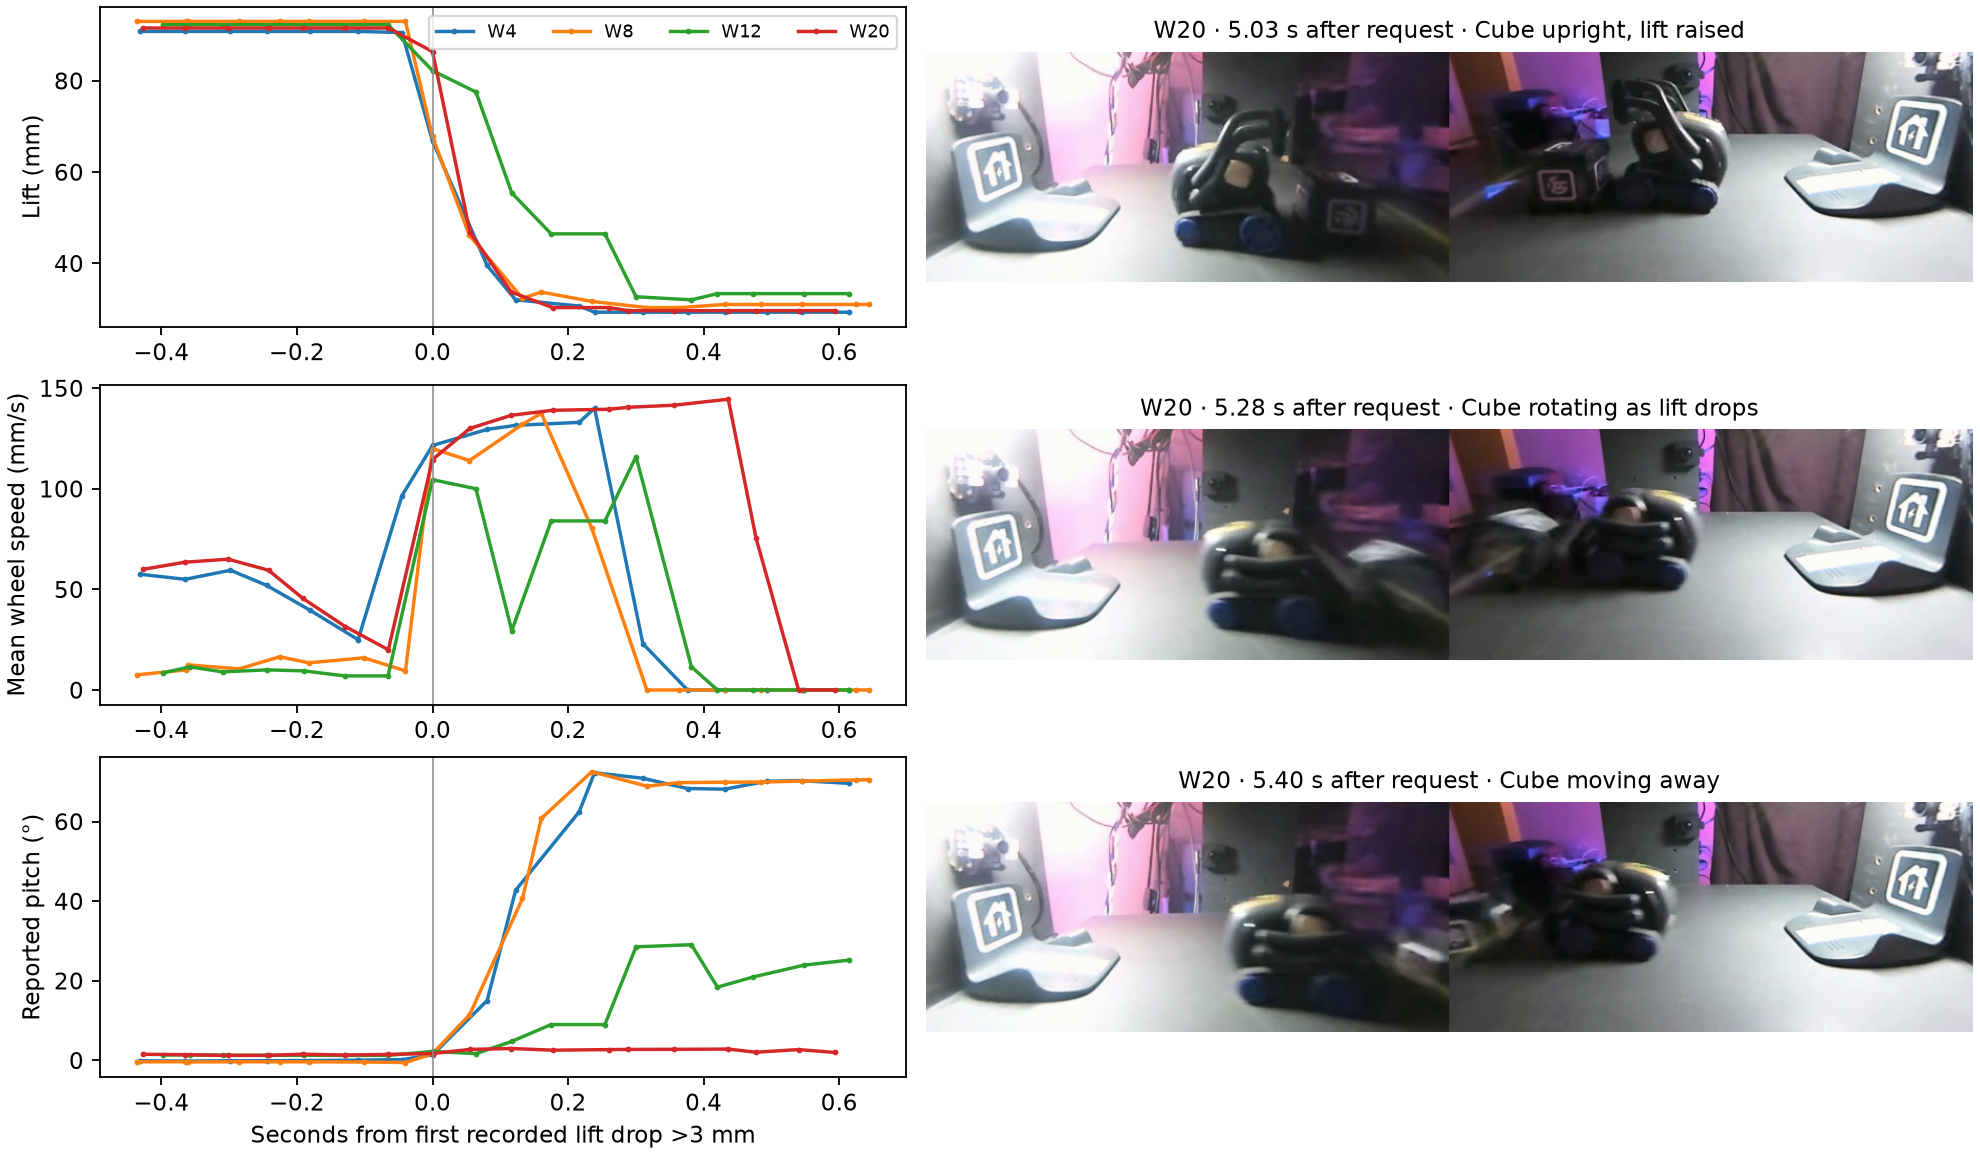

Write Python code to recreate this figure.
"""Compare wheelstand telemetry at the lift descent and show W20 camera frames."""
import csv
import gzip
from pathlib import Path

import cv2
import matplotlib.pyplot as plt
import numpy as np

here = Path(__file__).resolve().parent
fig = plt.figure(figsize=(12, 7), layout="constrained")
grid = fig.add_gridspec(3, 2, width_ratios=[1, 1.3])
axes = [fig.add_subplot(grid[i, 0]) for i in range(3)]
with (here/"ejection.csv").open("w") as f:
    writer = csv.writer(f, lineterminator="\n")
    writer.writerow(["run","descent_s","peak_pitch_next_400ms_deg","peak_mean_wheel_next_400ms_mmps",
                     "lowest_lift_next_400ms_mm"])
    for run in ["W4","W8","W12","W20"]:
        with gzip.open(here.parent/run/"state.csv.gz", "rt") as stream:
            d = np.genfromtxt(stream, delimiter=",", names=True)
        fields = ("pitch_rad","lift_mm","left_mmps","right_mmps") if run=="W20" else ("pitch","lift","left","right")
        p,h,l,r = [d[k] for k in fields]
        t = d["sec"]
        if run == "W20":
            with (here/"trial.csv").open() as stream:
                request = next(row for row in csv.DictReader(stream) if row["event"]=="pop_a_wheelie")
        else:
            with (here.parent/run/"actions.csv").open() as stream:
                request = next(row for row in csv.DictReader(stream) if row["action"]=="pop_a_wheelie" and row["kind"]=="begin")
        t = t - float(request["sec"])
        anchor = np.flatnonzero((t[1:] > 0) & (h[:-1]>80) & (np.diff(h)<-3))[0]+1
        elapsed = t-t[anchor]
        pitch = np.rad2deg(p)
        speed = (l+r)/2
        score = (elapsed>=0)&(elapsed<=.4)
        writer.writerow([run,t[anchor],pitch[score].max(),speed[score].max(),h[score].min()])
        for ax,values in zip(axes,[h,speed,pitch]):
            keep=(elapsed>=-.45)&(elapsed<=.65)
            ax.plot(elapsed[keep],values[keep],".-",ms=3,label=run)
for ax,label in zip(axes,["Lift (mm)","Mean wheel speed (mm/s)","Reported pitch (°)"]):
    ax.set_ylabel(label)
    ax.axvline(0,color=".55",lw=.7)
axes[0].legend(ncol=4,fontsize=8)
axes[-1].set_xlabel("Seconds from first recorded lift drop >3 mm")
cam=cv2.VideoCapture(str(here/"dock-request.mp4"))
for i,(frame,label) in enumerate([(65,"Cube upright, lift raised"),(67,"Cube rotating as lift drops"),(68,"Cube moving away")]):
    cam.set(cv2.CAP_PROP_POS_FRAMES,frame)
    ok,img=cam.read()
    assert ok
    ax=fig.add_subplot(grid[i,1])
    ax.imshow(cv2.cvtColor(img,cv2.COLOR_BGR2RGB))
    ax.set_title(f"W20 · {frame/8-3.097:.2f} s after request · {label}",fontsize=10)
    ax.axis("off")
fig.savefig(here/"ejection.png",dpi=165)
